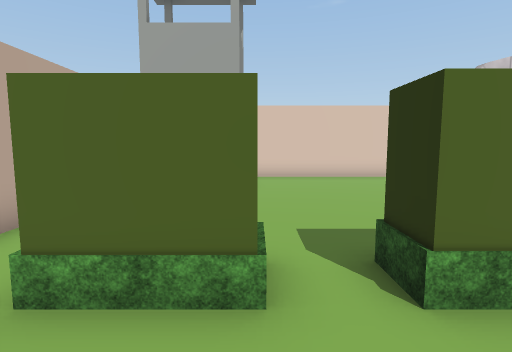
View 1 (above)

20 first-person views from a walk through a Unity game level. The camera is 1.4 m above the floor, tilts 6° down and sees 80° across. The floor is counted in squares, 1 m on a side. Each view is taken from the middle of a square. On the plan, view 1 faces up. The plan holds only what a view shows up to about 14 squares ahead; the rest is blank. The player character is not drawn. Some animated figures are left out. Some surface patterns are stand-ins.

View 2
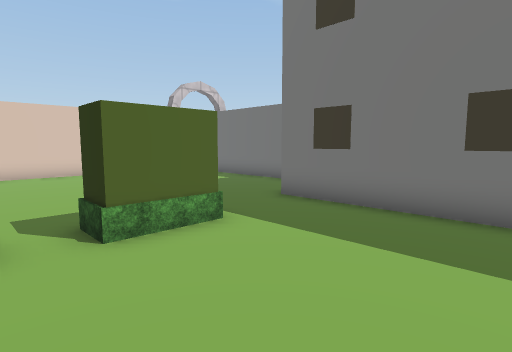

View 3
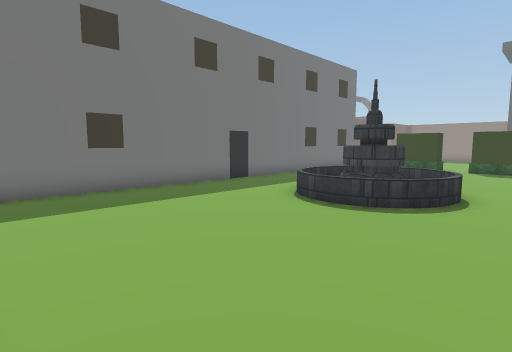

View 4
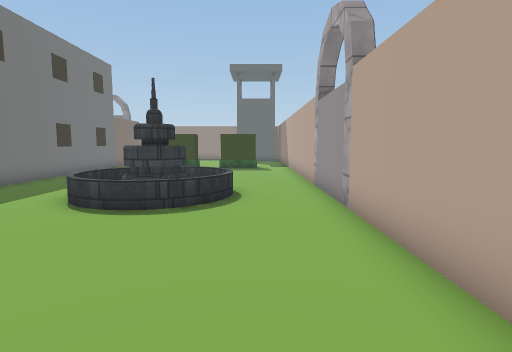

View 5
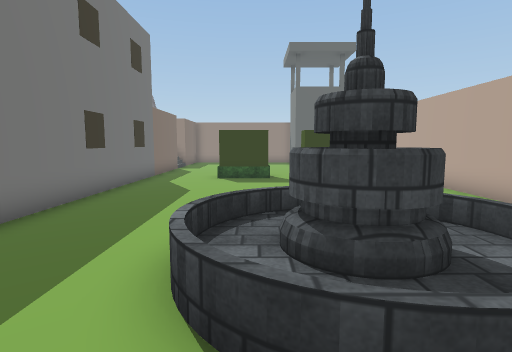

View 6
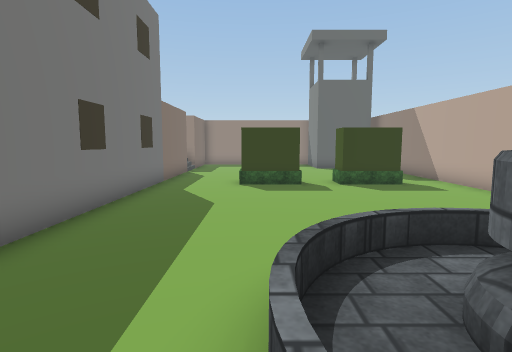

View 7
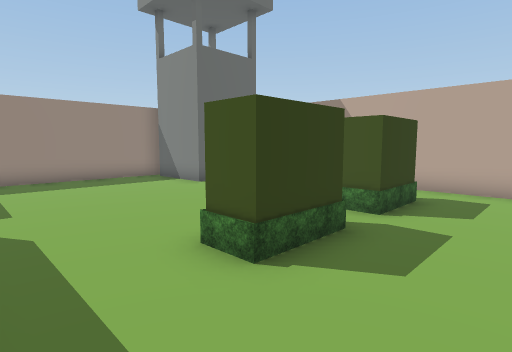

View 8
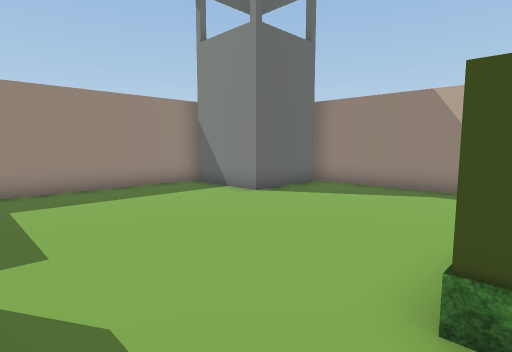

View 9
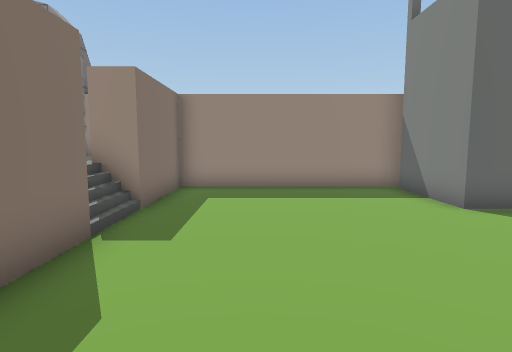

View 10
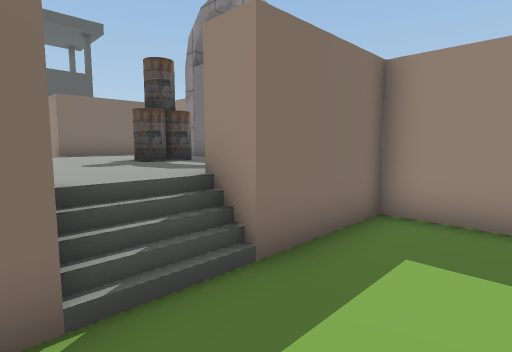

View 11
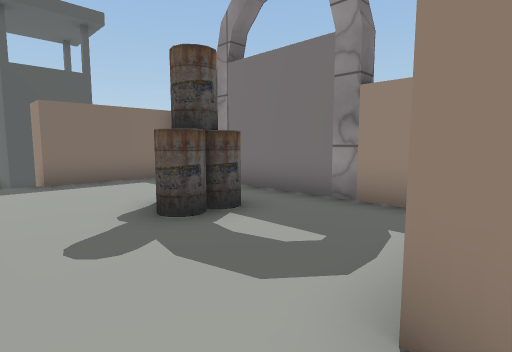

View 12
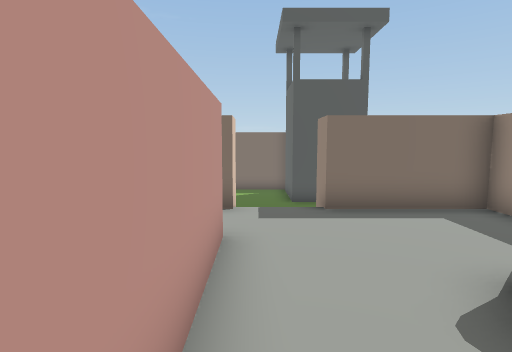

View 13
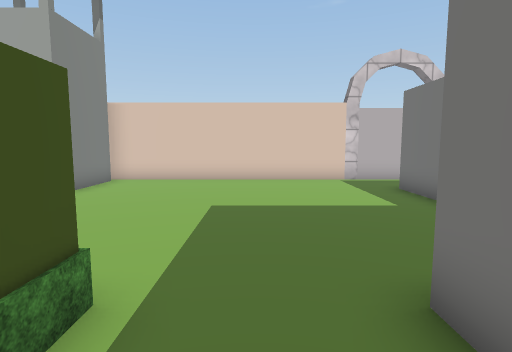

View 14
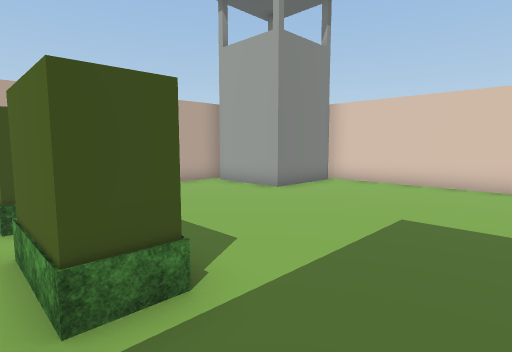

View 15
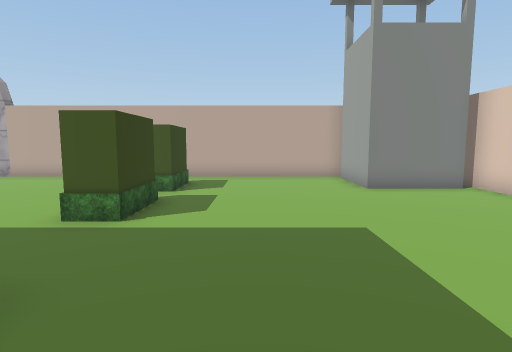

View 16
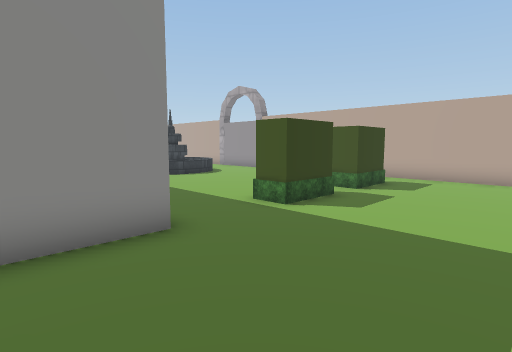

View 17
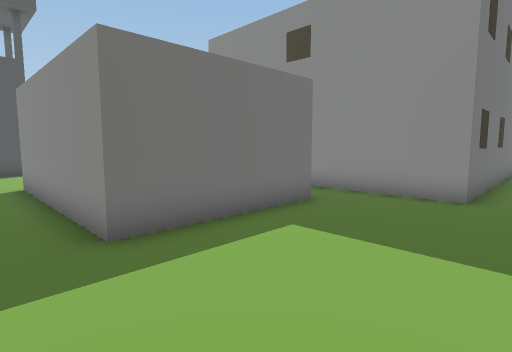

View 18
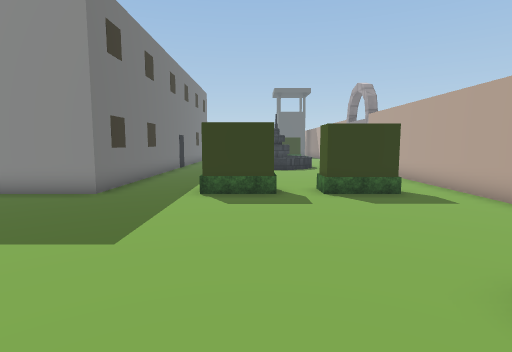

View 19
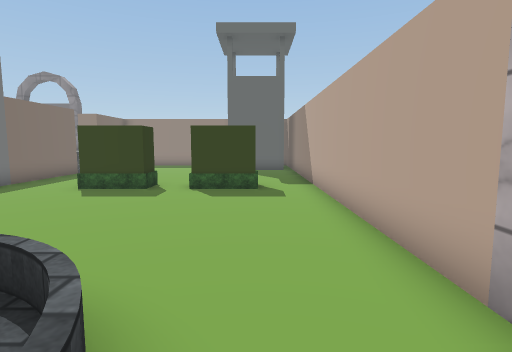

View 20
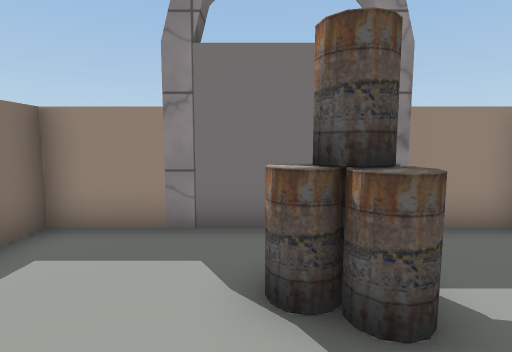

### Floor plan
Key: @ floor where view 1 was taken; # wall or solid block; . main floor; : floor 1 m higher than the main floor; / step, stairs or slope; H hedge; F fountain; R drum; O other object.
Columns run from 4 left of view 1 to 23 right of it. Each row starts with its distance up from view 1.
 13    #############
 12    #............
 11    #..................... #
 10 ####..........#OOOOOO ....O
  9 #.............#
  8 #.............#
  7 #.............#
  6 #.............#
  5 #..............
  4 #...............
  3 #.HHH.HH...#####
  2 #..........#
  1 #..........#
  0 #...@......#
 -1 #..........#
 -2 #..........#
 -3 #..........#
 -4 #....F.....#
 -5 #..FFFF....#
 -6 #..FFFFF...#
 -7 #..FFFFF...#
 -8 #..FFFF....#
 -9 #....F.....#
-10 #..........#
-11 #..........#
-12 #..........#
-13 #..........#
-14 #..........#
-15 #..........#
-16 #.HHH.HH...#
-17 #..........#
-18 #..........#
-19 #..........#
-20 #..........#  ####::#    ..
-21 #........../::::::::/    ...
-22 #........../::::::::/    ...
-23 ###O.......#:::R::::#    .O#
-24   ##.......#:::RR:::#     ##
-25    #.......#::::::::#     #
-26    ##################

Where each view was taken, in squares from view 1:
view 1: 0 up, 0 right, facing up
view 2: 2 down, 0 right, facing up-right
view 3: 2 up, 3 left, facing down-right
view 4: 2 up, 2 left, facing down
view 5: 3 down, 2 right, facing down
view 6: 5 down, 3 right, facing down
view 7: 13 down, 6 right, facing down-left
view 8: 16 down, 6 right, facing down-left
view 9: 16 down, 4 right, facing down
view 10: 20 down, 4 right, facing down-right
view 11: 21 down, 7 right, facing down-right
view 12: 21 down, 9 right, facing right
view 13: 1 up, 5 right, facing up
view 14: 2 up, 6 right, facing up-left
view 15: 6 up, 9 right, facing left
view 16: 8 up, 9 right, facing down-left
view 17: 12 up, 5 right, facing down-right
view 18: 12 up, 2 right, facing down
view 19: 6 down, 2 left, facing down
view 20: 21 down, 12 right, facing down
